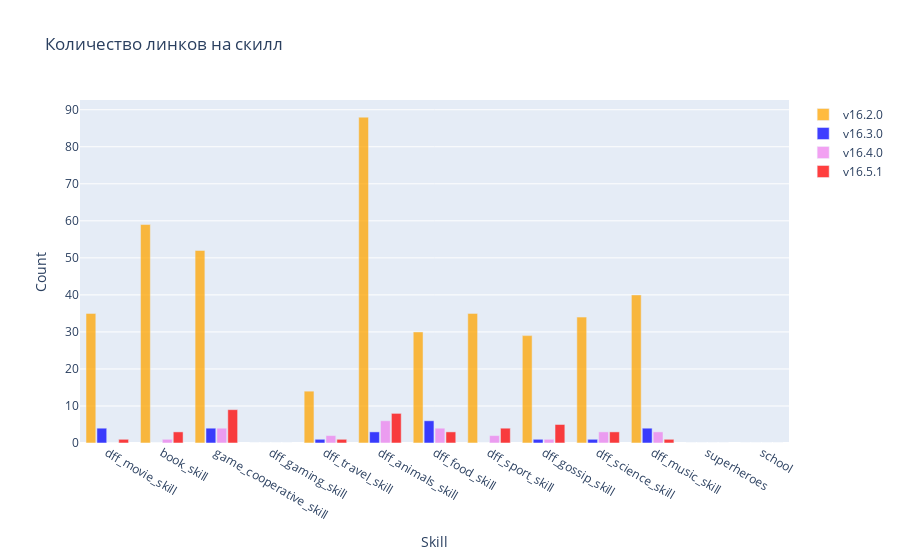

The code cell stored with this chart in its notebook:
### Code cell
fig = go.Figure()

for version in support_topic_count.keys():
    
    x0, y0 = [], []
    
    for skill in support_topic_count[version].keys():
        x0.append(skill)
        y0.append(support_topic_count[version][skill]["yes"] + support_topic_count[version][skill]["no"])
    
    fig.add_trace(go.Bar(
        x=x0,
        y=y0,
        name=version, # name used in legend and hover labels
        marker_color=colour_dict[version],
        opacity=0.75
    ))

fig.update_layout(
    title_text='Количество линков на скилл',
    xaxis_title_text='Skill',
    yaxis_title_text='Count',
    bargap=0.2,
    bargroupgap=0.1 
)

fig.show()

### Figure 1 — Plotly figure (JSON) as saved in the notebook; plotly's stock layout.template omitted (floating-point values rounded to 4 significant figures)
{"data": [{"marker": {"color": "orange"}, "name": "v16.2.0", "opacity": 0.75, "type": "bar", "x": ["dff_movie_skill", "book_skill", "game_cooperative_skill", "dff_gaming_skill", "dff_travel_skill", "dff_animals_skill", "dff_food_skill", "dff_sport_skill", "dff_gossip_skill", "dff_science_skill", "dff_music_skill", "superheroes", "school"], "y": [35, 59, 52, 0, 14, 88, 30, 35, 29, 34, 40, 0, 0]}, {"marker": {"color": "blue"}, "name": "v16.3.0", "opacity": 0.75, "type": "bar", "x": ["dff_movie_skill", "book_skill", "game_cooperative_skill", "dff_gaming_skill", "dff_travel_skill", "dff_animals_skill", "dff_food_skill", "dff_sport_skill", "dff_gossip_skill", "dff_science_skill", "dff_music_skill", "superheroes", "school"], "y": [4, 0, 4, 0, 1, 3, 6, 0, 1, 1, 4, 0, 0]}, {"marker": {"color": "violet"}, "name": "v16.4.0", "opacity": 0.75, "type": "bar", "x": ["dff_movie_skill", "book_skill", "game_cooperative_skill", "dff_gaming_skill", "dff_travel_skill", "dff_animals_skill", "dff_food_skill", "dff_sport_skill", "dff_gossip_skill", "dff_science_skill", "dff_music_skill", "superheroes", "school"], "y": [0, 1, 4, 0, 2, 6, 4, 2, 1, 3, 3, 0, 0]}, {"marker": {"color": "red"}, "name": "v16.5.1", "opacity": 0.75, "type": "bar", "x": ["dff_movie_skill", "book_skill", "game_cooperative_skill", "dff_gaming_skill", "dff_travel_skill", "dff_animals_skill", "dff_food_skill", "dff_sport_skill", "dff_gossip_skill", "dff_science_skill", "dff_music_skill", "superheroes", "school"], "y": [1, 3, 9, 0, 1, 8, 3, 4, 5, 3, 1, 0, 0]}], "layout": {"bargap": 0.2, "bargroupgap": 0.1, "title": {"text": "Количество линков на скилл"}, "xaxis": {"title": {"text": "Skill"}}, "yaxis": {"title": {"text": "Count"}}}}
